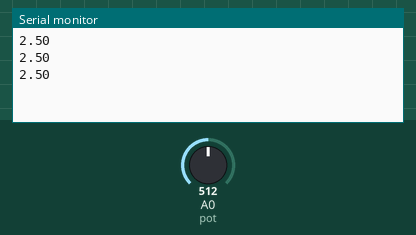
Bench run of a sketch on a simulated Arduino Uno, built with avr-gcc and run on an emulated ATmega328P. On the bench: the last lines printed to the serial monitor. Inputs (shaded band) come from the test bench; at power-on: A0 (pot) = 512.

Above: at 1.3 s.
1.4 s: A0 (pot) set to 716
At 1.9 s:
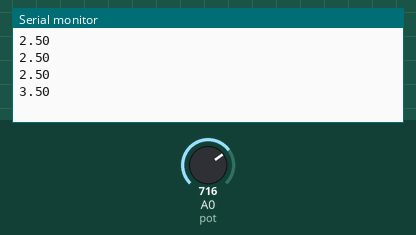
2.9 s: A0 (pot) set to 900
At 3.4 s:
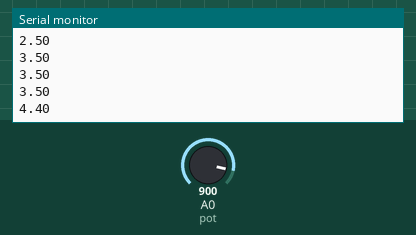
Timing chart, 0 to 5.9 s (numbered marks = the images above; inputs shaded):
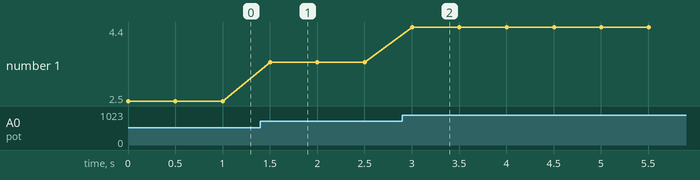

The sketch:

InterfacingPotentiometerWithArduino.ino
```cpp
int pot = A0;
int read_value;
float voltage;
void setup() {
  pinMode(pot,INPUT);
  Serial.begin(9600);
}

void loop() {
  read_value = analogRead(pot);
  voltage = (5/1023.0) * read_value ;
  Serial.println(voltage);
  delay(500);

}
```

Measured:
- after the input at 1.4 s, the serial monitor: prints a new line after 0.10 s (image 1)
- after the input at 2.9 s, the serial monitor: prints a new line after 0.10 s (image 2)
- plotted number 1: 2.5 → 3.5 after the input at 1.4 s, 3.5 → 4.4 after the input at 2.9 s
